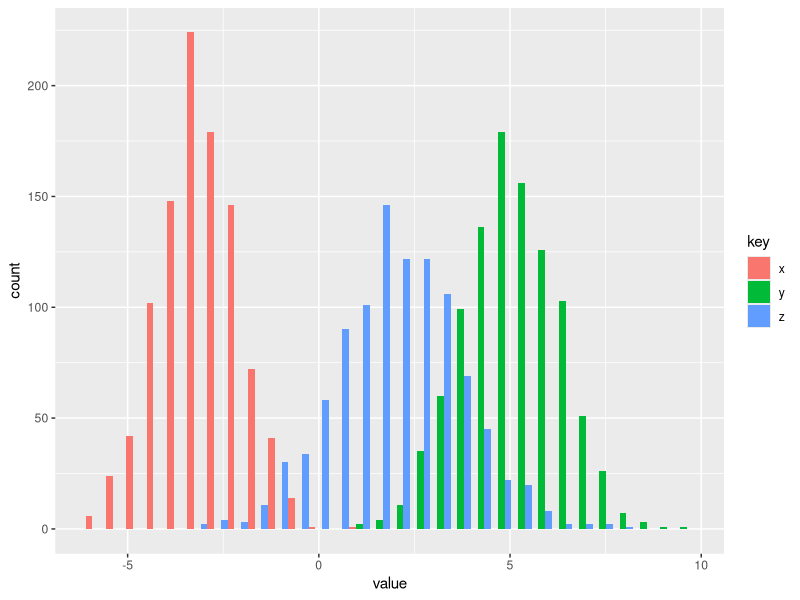

The R source for this figure:
## ---- chunk 1
library(tidyr)
library(ggplot2)
set.seed(1)
nsamps <- 1000
x      <- rnorm(nsamps, -3, 1)
y      <- rnorm(nsamps, 5, 1.2)
z      <- x + y
mean(z)
var(z)
df     <- data.frame(x = x, y = y, z = z) %>%
  gather()
ggplot(df, aes(x = value, fill = key)) +
         geom_histogram(position = "dodge")
